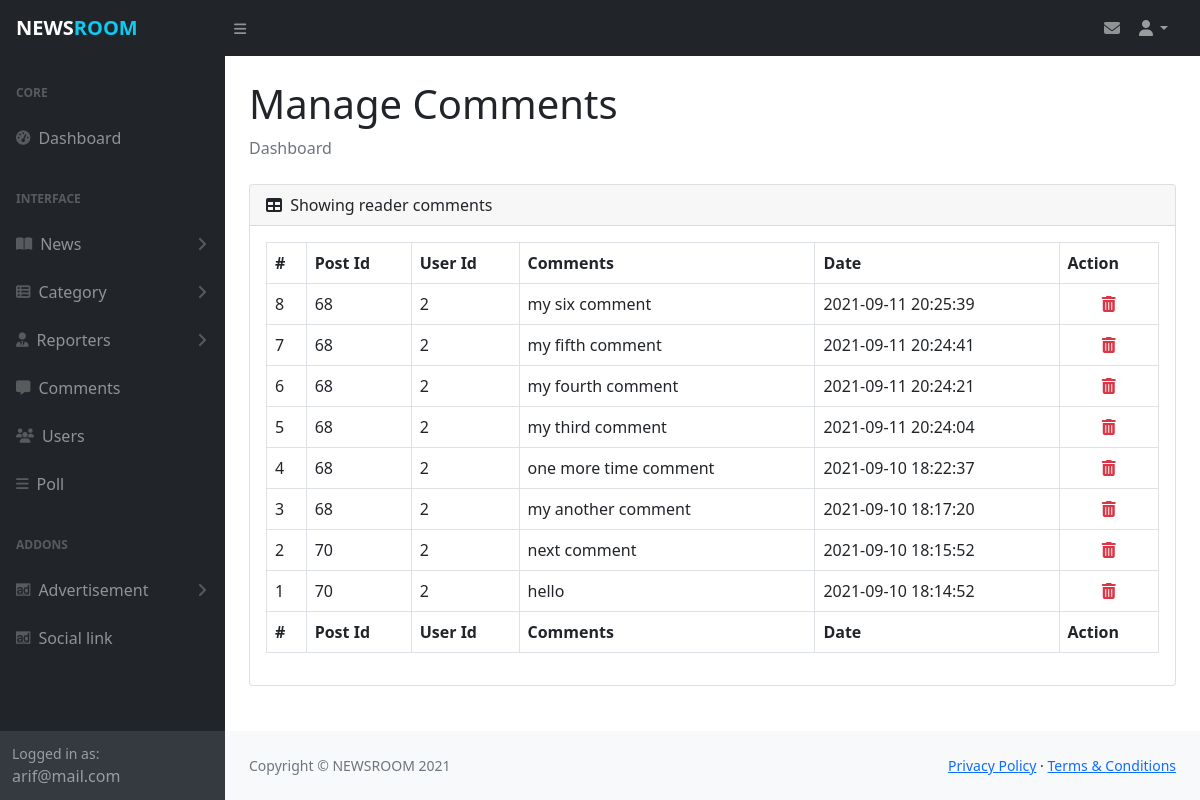
The app's page /admin/manage_comments.php (signed in), older data.
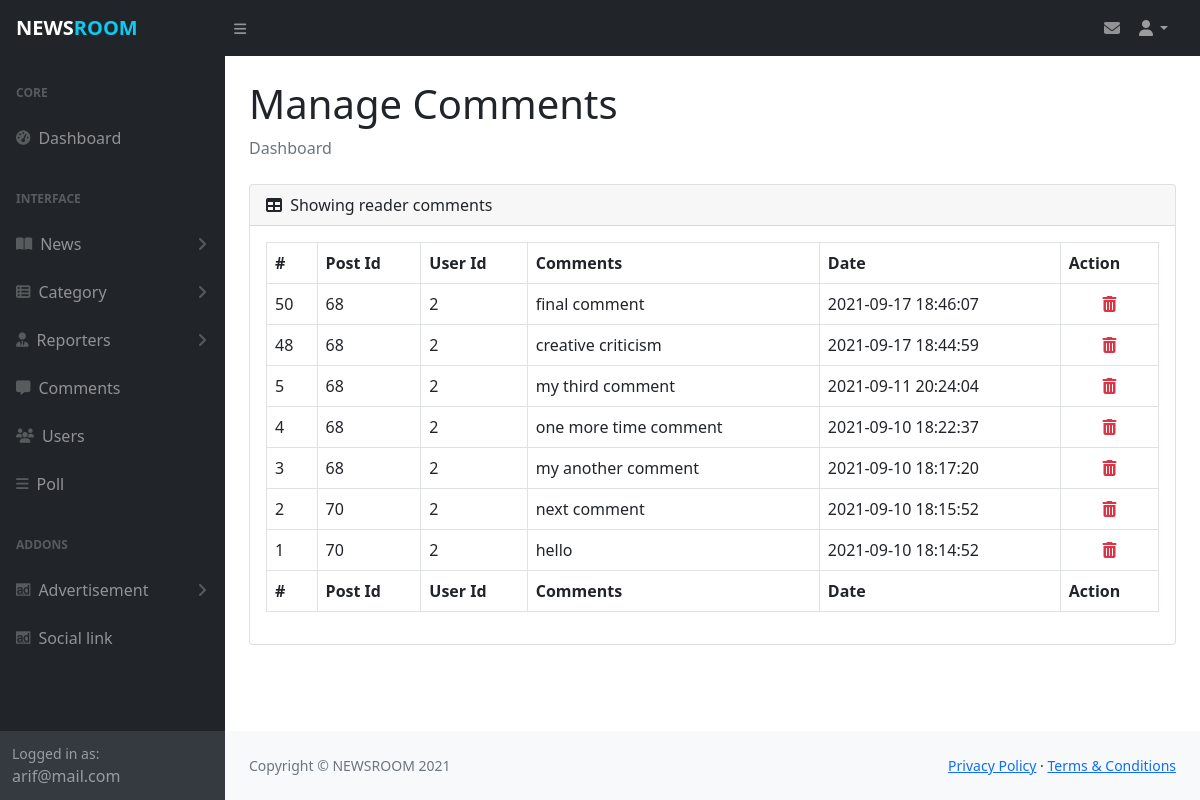
The same page, newer data.
### tables this page shows
CREATE TABLE `myadmin` (
  `id` int(11) NOT NULL,
  `admin_name` varchar(30) DEFAULT NULL,
  `admin_mail` varchar(30) NOT NULL,
  `admin_pass` varchar(80) NOT NULL,
  `created_date` timestamp NOT NULL DEFAULT current_timestamp(),
  `updated_date` timestamp NULL DEFAULT NULL ON UPDATE current_timestamp()
);

CREATE TABLE `mycomments` (
  `id` int(11) NOT NULL,
  `post_id` int(11) DEFAULT NULL,
  `user_id` int(11) DEFAULT NULL,
  `comment` varchar(500) NOT NULL,
  `comment_date` timestamp NOT NULL DEFAULT current_timestamp()
);

### admin/manage_comments.php (the view, shortened to what this page needs)
<?php include_once('includes/header.php');?>
                <main>
                    <div class="container-fluid px-4">
                        <h1 class="mt-4">Manage Comments</h1>
                        <ol class="breadcrumb mb-4">
                            <li class="breadcrumb-item active">Dashboard</li>
                        </ol>
                        <div class="card mb-4">
                            <div class="card-header">
                                <i class="fas fa-table me-1"></i>
                                Showing reader comments
                            </div>
                            <div class="card-body table-responsive">
                                <table id="datatablesSimple" class="table table-bordered">
                                    <thead>
                                        <tr>
                                            <th>#</th>
                                            <th>Post Id</th>
                                            <th>User Id</th>
                                            <th>Comments</th>
                                            <th>Date</th>
                                            <th>Action</th>
                                        </tr>
                                    </thead>
                                    <tfoot>
                                        <tr>
                                            <th>#</th>
                                            <th>Post Id</th>
                                            <th>User Id</th>
                                            <th>Comments</th>
                                            <th>Date</th>
                                            <th>Action</th>
                                        </tr>
                                    </tfoot>
                                    <tbody>
                                    <?php
                                        $sql="SELECT * FROM mycomments ORDER BY mycomments.id DESC";
                                        $result=$db_config->query($sql);
                                        while ($data=$result->fetch_object()) {
                                    ?>
                                        <tr>
                                            <td><?php echo $data->id;?></td>
                                            <td><?php echo $data->post_id;?></td>
                                            <td><?php echo $data->user_id;?></td>
                                            <td><?php echo $data->comment;?></td>
                                            <td><?php echo $data->comment_date;?></td>
                                            <td class="text-center">
                                                <a href='includes/process.php?action=com_del&id=<?php echo $data->id;?>' class='text-danger' onclick='return confirm(\"Are you sure about delete?\")'>
                                                    <i class='fas fa-trash-alt'></i>
                                                </a>
                                            </td>
                                        </tr>
                                    <?php } ?>
                                    </tbody>
                                </table>
                            </div>
                        </div>
                    </div>
                </main>
<?php include_once('includes/footer.php');?>

### admin/includes/header.php (shortened to what this page needs)
<?php
    include_once('config.php');
    $sql= "SELECT admin_name, admin_mail FROM myadmin";
    $result= $db_config->query($sql);
    $data= $result->fetch_object();
?>
<!DOCTYPE html>
<html lang="en">
    <head>
        <link href="https://cdn.jsdelivr.net/npm/simple-datatables@latest/dist/style.css" rel="stylesheet" />
        <link href="https://cdn.jsdelivr.net/npm/bootstrap@5.1.0/dist/css/bootstrap.min.css" rel="stylesheet">
        <link href="https://cdn.jsdelivr.net/npm/summernote@0.8.18/dist/summernote-lite.min.css" rel="stylesheet">
        <link rel="stylesheet" href="js/styles.css?v=<?php echo time();?>">
    </head>
    <body class="sb-nav-fixed">
        <nav class="sb-topnav navbar navbar-expand navbar-dark bg-dark">
            <a class="navbar-brand ps-3 fw-bold" href="dashboard.php">NEWS<span class="text-info">ROOM</span></a>
            <button class="btn btn-link btn-sm order-1 order-lg-0 me-4 me-lg-0" id="sidebarToggle" href="#!"><i class="fas fa-bars"></i></button>
            <div class="mx-2 ms-auto">
                <a href="manage_massages.php" class="text-decoration-none text-white-50">
                    <i class="fas fa-envelope"></i>
                </a>
            </div>
            <ul class="navbar-nav ms-auto ms-md-0 me-3 me-lg-4">
                <li class="nav-item dropdown">
                    <a class="nav-link dropdown-toggle" id="navbarDropdown" href="#" role="button" data-bs-toggle="dropdown" aria-expanded="false"><i class="fas fa-user fa-fw"></i></a>
                </li>
            </ul>
        </nav>
        <div id="layoutSidenav">
            <div id="layoutSidenav_nav">
                <nav class="sb-sidenav accordion sb-sidenav-dark" id="sidenavAccordion">
                    <div class="sb-sidenav-menu">
                        <div class="nav">
                            <div class="sb-sidenav-menu-heading">Core</div>
                            <a class="nav-link" href="dashboard.php">
                                <div class="sb-nav-link-icon"><i class="fas fa-tachometer-alt"></i></div>
                                Dashboard
                            </a>
                            <div class="sb-sidenav-menu-heading">Interface</div>
                            <a class="nav-link collapsed" href="#" data-bs-toggle="collapse" data-bs-target="#collapseLayouts" aria-expanded="false" aria-controls="collapseLayouts">
                                <div class="sb-nav-link-icon"><i class="fas fa-book-open"></i></div>
                                News
                                <div class="sb-sidenav-collapse-arrow"><i class="fas fa-angle-down"></i></div>
                            </a>
                            <a class="nav-link collapsed" href="#" data-bs-toggle="collapse" data-bs-target="#collapsePages" aria-expanded="false" aria-controls="collapsePages">
                                <div class="sb-nav-link-icon"><i class="fas fa-th-list"></i></div>
                                Category
                                <div class="sb-sidenav-collapse-arrow"><i class="fas fa-angle-down"></i></div>
                            </a>
                            <a class="nav-link collapsed" href="#" data-bs-toggle="collapse" data-bs-target="#collapseReporter" aria-expanded="false" aria-controls="collapseLayouts">
                                <div class="sb-nav-link-icon"><i class="fas fa-user-tie"></i></div>
                                Reporters
                                <div class="sb-sidenav-collapse-arrow"><i class="fas fa-angle-down"></i></div>
                            </a>
                            <a class="nav-link" href="manage_comments.php">
                                <div class="sb-nav-link-icon"><i class="fas fa-comment-alt"></i></div>
                                Comments
                            </a>
                            <a class="nav-link" href="manage_users.php">
                                <div class="sb-nav-link-icon"><i class="fas fa-users"></i></div>
                                Users
                            </a>
                            <a class="nav-link" href="add_poll.php">
                                <div class="sb-nav-link-icon"><i class="fas fa-bars"></i></div>
                                Poll
                            </a>
                            <div class="sb-sidenav-menu-heading">Addons</div>
                            <a class="nav-link collapsed" href="#" data-bs-toggle="collapse" data-bs-target="#collapsead" aria-expanded="false" aria-controls="collapseLayouts">
                                <div class="sb-nav-link-icon"><i class="fab fa-adversal"></i></div>
                                Advertisement
                                <div class="sb-sidenav-collapse-arrow"><i class="fas fa-angle-down"></i></div>
                            </a>
                            <a class="nav-link" href="manage_social_link.php">
                                <div class="sb-nav-link-icon"><i class="fab fa-adversal"></i></div>
                                Social link
                            </a>
                        </div>
                    </div>
                    <div class="sb-sidenav-footer">
                        <div class="small">Logged in as:</div>
                        <?php echo $data->admin_mail ?>
                    </div>
                </nav>
            </div>
            <div id="layoutSidenav_content">

### admin/includes/footer.php (shortened to what this page needs)
<footer class="py-4 bg-light mt-auto">
                    <div class="container-fluid px-4">
                        <div class="d-flex align-items-center justify-content-between small">
                            <div class="text-muted">Copyright &copy; NEWSROOM 2021</div>
                            <div>
                                <a href="#">Privacy Policy</a>
                                &middot;
                                <a href="#">Terms &amp; Conditions</a>
                            </div>
                        </div>
                    </div>
                </footer>
            </div>
        </div>
    </body>
</html>

### admin/js/styles.css (style rules this page uses)
.fixed-top, .sb-nav-fixed #layoutSidenav #layoutSidenav_nav, .sb-nav-fixed .sb-topnav { position: fixed; top: 0; right: 0; left: 0; z-index: 1030; }
#layoutSidenav { display: flex; }
#layoutSidenav #layoutSidenav_nav { flex-basis: 225px; flex-shrink: 0; transition: transform 0.15s ease-in-out; z-index: 1038; transform: translateX(-225px); }
#layoutSidenav #layoutSidenav_content { position: relative; display: flex; flex-direction: column; justify-content: space-between; min-width: 0; flex-grow: 1; min-height: calc(100vh - 56px); margin-left: -225px; }
.sb-topnav { padding-left: 0; height: 56px; z-index: 1039; }
.sb-topnav .navbar-brand { width: 225px; margin: 0; }
.sb-topnav.navbar-dark #sidebarToggle { color: rgba(255, 255, 255, 0.5); }
@media (min-width: 992px) { #layoutSidenav #layoutSidenav_nav { transform: translateX(0); } }
@media (min-width: 992px) { #layoutSidenav #layoutSidenav_content { margin-left: 0; transition: margin 0.15s ease-in-out; } }
.sb-nav-fixed .sb-topnav { z-index: 1039; }
.sb-nav-fixed #layoutSidenav #layoutSidenav_nav { width: 225px; height: 100vh; z-index: 1038; }
.sb-nav-fixed #layoutSidenav #layoutSidenav_nav .sb-sidenav { padding-top: 56px; }
.sb-nav-fixed #layoutSidenav #layoutSidenav_nav .sb-sidenav .sb-sidenav-menu { overflow-y: auto; }
.sb-nav-fixed #layoutSidenav #layoutSidenav_content { padding-left: 225px; top: 56px; }
.nav .nav-link .sb-nav-link-icon, .sb-sidenav-menu .nav-link .sb-nav-link-icon { margin-right: 0.5rem; }
.sb-sidenav { display: flex; flex-direction: column; height: 100%; flex-wrap: nowrap; }
.sb-sidenav .sb-sidenav-menu { flex-grow: 1; }
.sb-sidenav .sb-sidenav-menu .nav { flex-direction: column; flex-wrap: nowrap; }
.sb-sidenav .sb-sidenav-menu .nav .sb-sidenav-menu-heading { padding: 1.75rem 1rem 0.75rem; font-size: 0.75rem; font-weight: bold; text-transform: uppercase; }
.sb-sidenav .sb-sidenav-menu .nav .nav-link { display: flex; align-items: center; padding-top: 0.75rem; padding-bottom: 0.75rem; position: relative; }
.sb-sidenav .sb-sidenav-menu .nav .nav-link .sb-nav-link-icon { font-size: 0.9rem; }
.sb-sidenav .sb-sidenav-menu .nav .nav-link .sb-sidenav-collapse-arrow { display: inline-block; margin-left: auto; transition: transform 0.15s ease; }
.sb-sidenav .sb-sidenav-menu .nav .nav-link.collapsed .sb-sidenav-collapse-arrow { transform: rotate(-90deg); }
.sb-sidenav .sb-sidenav-footer { padding: 0.75rem; flex-shrink: 0; }
.sb-sidenav-dark { background-color: #212529; color: rgba(255, 255, 255, 0.5); }
.sb-sidenav-dark .sb-sidenav-menu .sb-sidenav-menu-heading { color: rgba(255, 255, 255, 0.25); }
.sb-sidenav-dark .sb-sidenav-menu .nav-link { color: rgba(255, 255, 255, 0.5); }
.sb-sidenav-dark .sb-sidenav-menu .nav-link .sb-nav-link-icon { color: rgba(255, 255, 255, 0.25); }
.sb-sidenav-dark .sb-sidenav-menu .nav-link .sb-sidenav-collapse-arrow { color: rgba(255, 255, 255, 0.25); }
.sb-sidenav-dark .sb-sidenav-footer { background-color: #343a40; }
small, .small { font-size: 0.875em; }

Row changes from the older to the newer data that the page shows:
removed mycomments: id "8", post "68", user "2", comment "my six comment", comment_date "2021-09-11 20:25:39"
removed mycomments: id "7", post "68", user "2", comment "my fifth comment", comment_date "2021-09-11 20:24:41"
removed mycomments: id "6", post "68", user "2", comment "my fourth comment", comment_date "2021-09-11 20:24:21"
added mycomments: id "50", post "68", user "2", comment "final comment", comment_date "2021-09-17 18:46:07"
added mycomments: id "48", post "68", user "2", comment "creative criticism", comment_date "2021-09-17 18:44:59"
